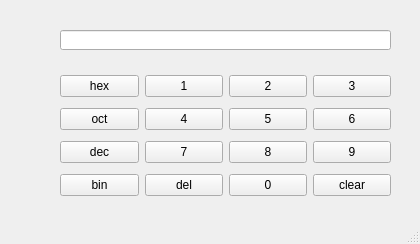
<?xml version="1.0" encoding="UTF-8"?>
<ui version="4.0">
 <class>MainWindow</class>
 <widget class="QMainWindow" name="MainWindow">
  <property name="geometry">
   <rect>
    <x>0</x>
    <y>0</y>
    <width>420</width>
    <height>244</height>
   </rect>
  </property>
  <property name="windowTitle">
   <string>MainWindow</string>
  </property>
  <widget class="QWidget" name="centralwidget">
   <widget class="QLineEdit" name="lineEdit">
    <property name="geometry">
     <rect>
      <x>60</x>
      <y>30</y>
      <width>331</width>
      <height>20</height>
     </rect>
    </property>
    <property name="layoutDirection">
     <enum>Qt::LayoutDirection::LeftToRight</enum>
    </property>
    <property name="alignment">
     <set>Qt::AlignmentFlag::AlignRight|Qt::AlignmentFlag::AlignTrailing|Qt::AlignmentFlag::AlignVCenter</set>
    </property>
   </widget>
   <widget class="QWidget" name="layoutWidget">
    <property name="geometry">
     <rect>
      <x>60</x>
      <y>70</y>
      <width>331</width>
      <height>131</height>
     </rect>
    </property>
    <layout class="QGridLayout" name="gridLayout">
     <item row="0" column="0">
      <widget class="QPushButton" name="buttonHex">
       <property name="text">
        <string>hex</string>
       </property>
      </widget>
     </item>
     <item row="0" column="1">
      <widget class="QPushButton" name="button1">
       <property name="text">
        <string>1</string>
       </property>
      </widget>
     </item>
     <item row="0" column="2">
      <widget class="QPushButton" name="button2">
       <property name="text">
        <string>2</string>
       </property>
      </widget>
     </item>
     <item row="0" column="3">
      <widget class="QPushButton" name="button3">
       <property name="text">
        <string>3</string>
       </property>
      </widget>
     </item>
     <item row="1" column="0">
      <widget class="QPushButton" name="buttonOct">
       <property name="text">
        <string>oct</string>
       </property>
      </widget>
     </item>
     <item row="1" column="1">
      <widget class="QPushButton" name="button4">
       <property name="text">
        <string>4</string>
       </property>
      </widget>
     </item>
     <item row="1" column="2">
      <widget class="QPushButton" name="button5">
       <property name="text">
        <string>5</string>
       </property>
      </widget>
     </item>
     <item row="1" column="3">
      <widget class="QPushButton" name="button6">
       <property name="text">
        <string>6</string>
       </property>
      </widget>
     </item>
     <item row="2" column="0">
      <widget class="QPushButton" name="buttonDec">
       <property name="text">
        <string>dec</string>
       </property>
      </widget>
     </item>
     <item row="2" column="1">
      <widget class="QPushButton" name="button7">
       <property name="text">
        <string>7</string>
       </property>
      </widget>
     </item>
     <item row="2" column="2">
      <widget class="QPushButton" name="button8">
       <property name="text">
        <string>8</string>
       </property>
      </widget>
     </item>
     <item row="2" column="3">
      <widget class="QPushButton" name="button9">
       <property name="text">
        <string>9</string>
       </property>
      </widget>
     </item>
     <item row="3" column="0">
      <widget class="QPushButton" name="buttonBin">
       <property name="text">
        <string>bin</string>
       </property>
      </widget>
     </item>
     <item row="3" column="1">
      <widget class="QPushButton" name="buttonDel">
       <property name="text">
        <string>del</string>
       </property>
      </widget>
     </item>
     <item row="3" column="2">
      <widget class="QPushButton" name="button0">
       <property name="text">
        <string>0</string>
       </property>
      </widget>
     </item>
     <item row="3" column="3">
      <widget class="QPushButton" name="buttonClear">
       <property name="text">
        <string>clear</string>
       </property>
      </widget>
     </item>
    </layout>
   </widget>
  </widget>
  <widget class="QMenuBar" name="menubar">
   <property name="geometry">
    <rect>
     <x>0</x>
     <y>0</y>
     <width>420</width>
     <height>21</height>
    </rect>
   </property>
  </widget>
  <widget class="QStatusBar" name="statusbar"/>
 </widget>
 <resources/>
 <connections/>
</ui>
